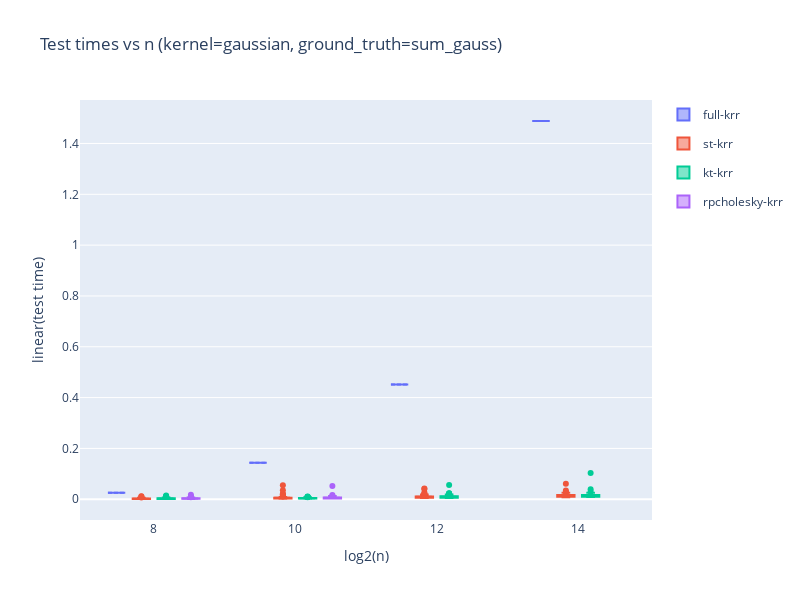

The notebook cell this image was saved under:
### Code cell
scale = 'linear'
baseline_loss = 0.01 # = noise**2

for result in results:
    name = result['name']
    color = colors_list[names.index(name)]

    if scale == 'log2':
        y = np.log2(np.abs(result["test_times"]))
        hline = np.log2(np.abs(baseline_loss))

    elif scale == 'linear':
        hline = np.abs(baseline_loss)
        y = np.abs(result["test_times"])

    trace = go.Box(
        x=[result['logn']]*len(result["test_times"]),
        y=y,
        name=name,
        # opacity=0.5,
        legendgroup=name,
        line_color=color,
        offsetgroup=name,
        showlegend=color not in colors_used,
        boxmean=True,
    )

    fig.add_trace(trace)
    colors_used.add(color)

fig.update_yaxes(title_text=f"{scale}(test time)")
fig.update_xaxes(title_text="log2(n)", type='linear')
fig.update_layout(
    width=800,
    height=600,
    title=f"Test times vs n (kernel={kernel}, ground_truth={ground_truth})",
    boxmode='group'
)
